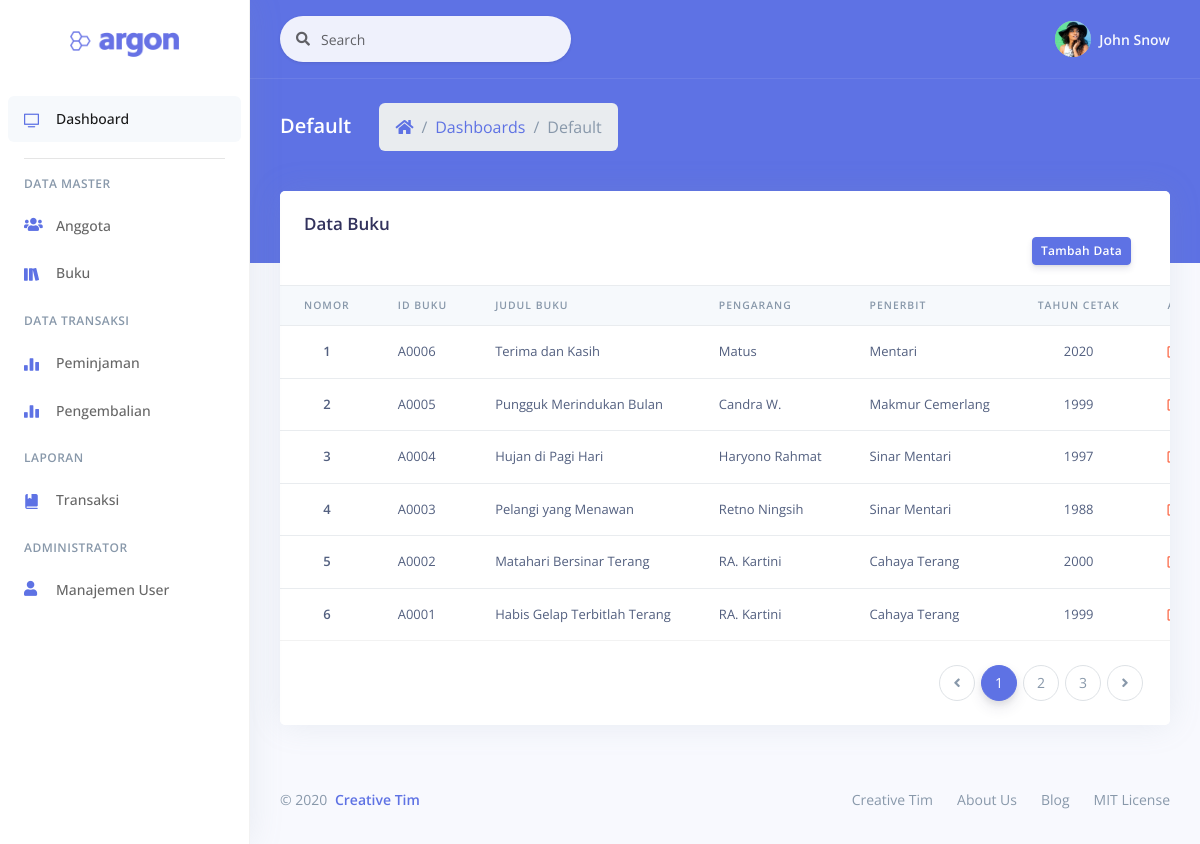
/index.php?page=perpus/buku/list_buku, run on an earlier commit of the app's database.
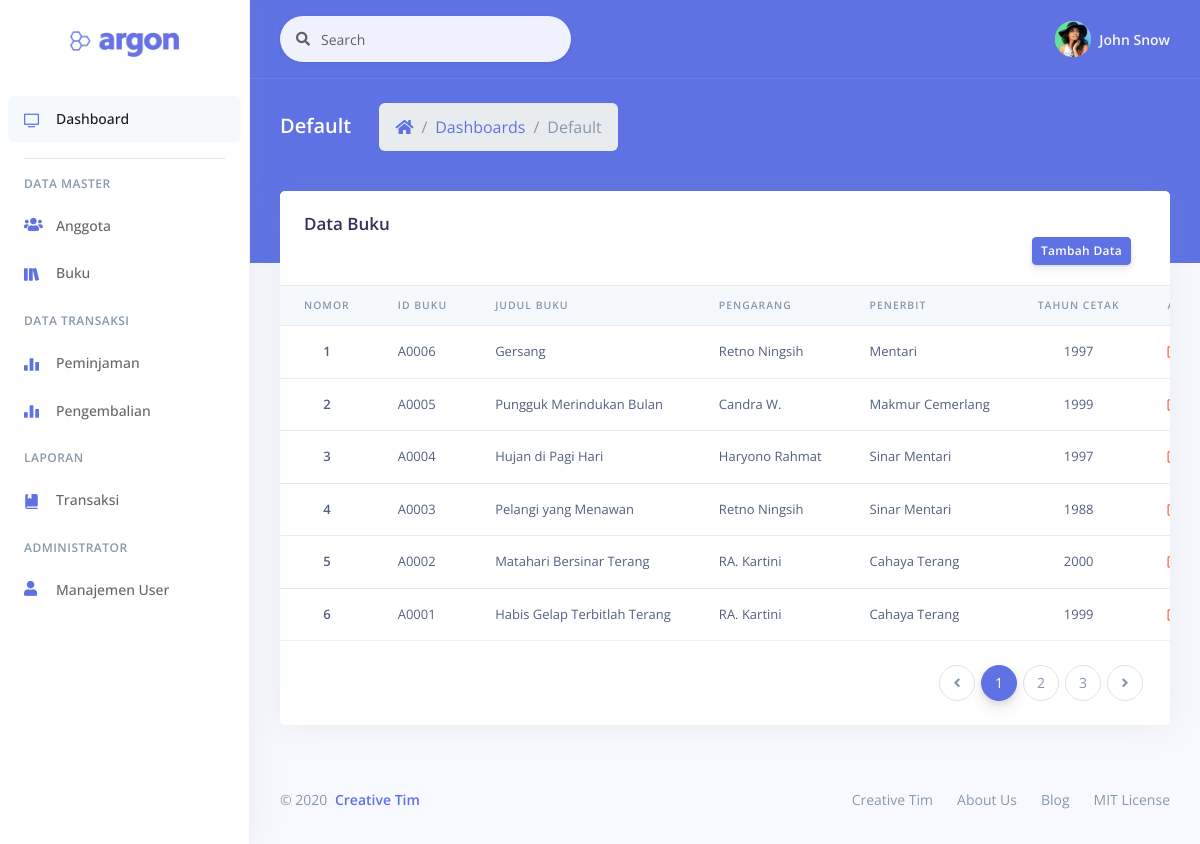
And on a later commit of the database.
### tables this page shows
CREATE TABLE `tb_buku` (
  `id_buku` varchar(5) NOT NULL,
  `jdl_buku` varchar(250) NOT NULL,
  `pengarang` varchar(100) NOT NULL,
  `penerbit` varchar(100) NOT NULL,
  `thn_cetak` int(4) NOT NULL
);

### perpus/buku/list_buku.php (the view, shortened to what this page needs)
<?php
    include 'koneksi.php';
    $data = mysqli_query($db, "SELECT * FROM tb_buku ORDER BY id_buku DESC");
?>
<div class="row">
    <div class="col">
        <div class="card">
            <div class="card-header border-0">
                <h3 class="mb-0">Data Buku</h3>
                <div class="col text-right">
                    <a href="index.php?page=perpus/buku/add_buku" class="btn btn-sm btn-primary">Tambah Data</a>
                </div>
            </div>
            <div class="table-responsive">
                <table class="table align-items-center table-flush">
                    <thead class="thead-light">
                        <tr>
                        <th scope="col" class="sort" data-sort="nomor">Nomor</th>
                        <th scope="col" class="sort" data-sort="id_buku">ID Buku</th>
                        <th scope="col" class="sort" data-sort="jdl_buku">Judul Buku</th>
                        <th scope="col" class="sort" data-sort="pengarang">Pengarang</th>
                        <th scope="col" class="sort" data-sort="penerbit">Penerbit</th>
                        <th scope="col" class="sort" data-sort="thn_ctk">Tahun Cetak</th>
                        <th scope="col">Aksi</th>
                        </tr>
                    </thead>
                    <tbody class="list">
                        <?php
                            $nomor = 1;
                            foreach ($data as $d) :
                        ?>
                        <tr>
                            <th scope="row" class="text-center">
                                <?= $nomor++;  ?>
                            </th>
                            <td class="budget">
                                <?= $d['id_buku']; ?>
                            </td>
                            <td>
                                <?= $d['jdl_buku']; ?>
                            </td>
                            <td>
                                <?= $d['pengarang']; ?>
                            </td>
                            <td>
                                <?= $d['penerbit']; ?>
                            </td>
                            <td class="text-center">
                                <?= $d['thn_cetak']; ?>
                            </td>
                            <td>
                                <a href="index.php?page=perpus/buku/edit_buku&id_buku=<?= $d['id_buku']; ?>">
                                    <i class='far fa-edit text-warning'></i>
                                </a>
                            </td>
                        </tr>
                        <?php
                            endforeach;
                        ?>
                    </tbody>
                </table>
            </div>
            <div class="card-footer py-4">
                <nav aria-label="...">
                <ul class="pagination justify-content-end mb-0">
                    <li class="page-item disabled">
                    <a class="page-link" href="#" tabindex="-1">
                        <i class="fas fa-angle-left"></i>
                    </a>
                    </li>
                    <li class="page-item active">
                    <a class="page-link" href="#">1</a>
                    </li>
                    <li class="page-item">
                    <a class="page-link" href="#">2 <span class="sr-only">(current)</span></a>
                    </li>
                    <li class="page-item"><a class="page-link" href="#">3</a></li>
                    <li class="page-item">
                    <a class="page-link" href="#">
                        <i class="fas fa-angle-right"></i>
                    </a>
                    </li>
                </ul>
                </nav>
            </div>
        </div>
    </div>
</div>

What changed in the data, as far as the page shows it:
changed tb_buku "Mentari": jdl_buku "Terima dan Kasih" → "Gersang"; pengarang "Matus" → "Retno Ningsih"; thn_cetak "2020" → "1997"
